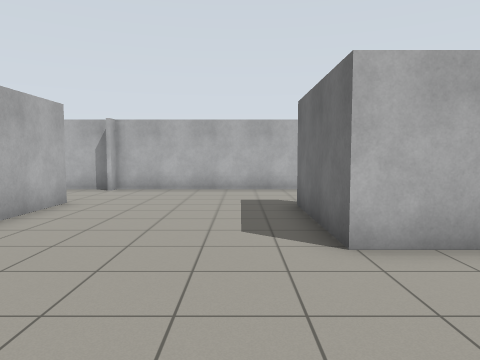
[1] (above)

12 first-person views from a walk through a world built for the Gazebo simulator. The camera is 1.2 m above the floor, tilts 4° down and sees 70° across. The floor is counted in squares, 1 m on a side. Each view is taken from the middle of a square. On the plan, view 1 faces up. The plan holds only what a view shows up to about 14 squares ahead; the rest is blank.

[2]
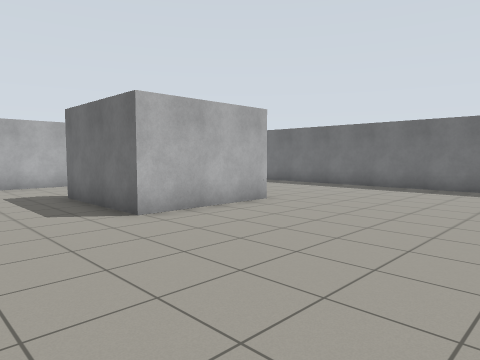

[3]
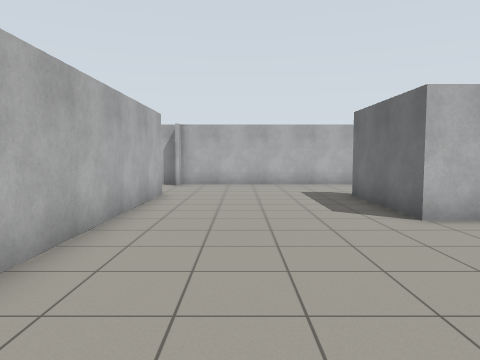

[4]
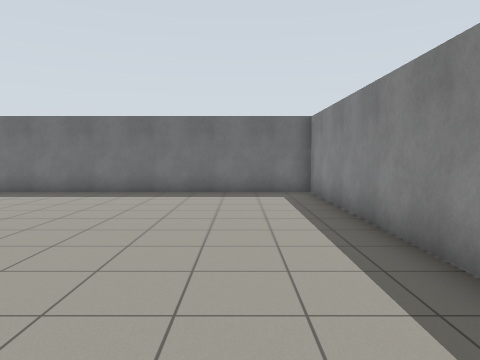

[5]
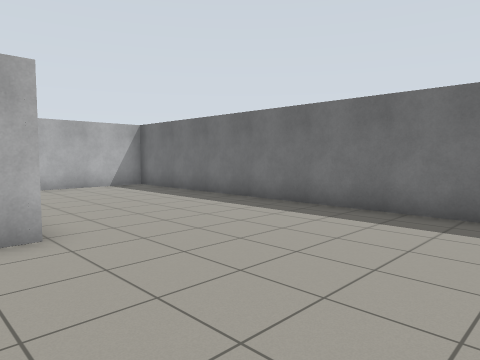

[6]
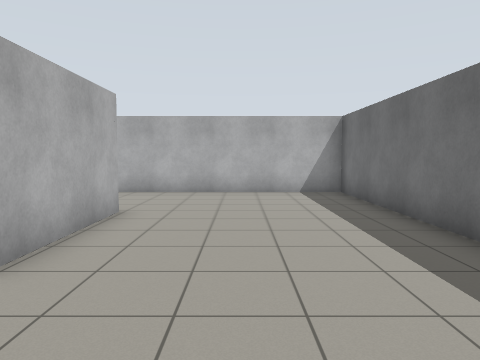

[7]
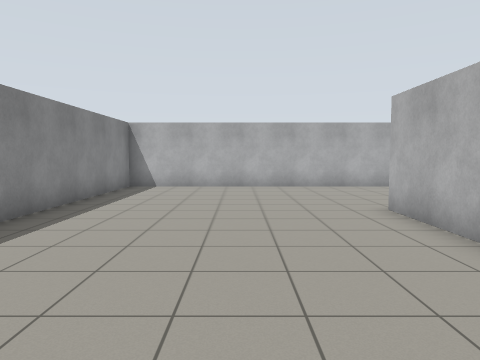

[8]
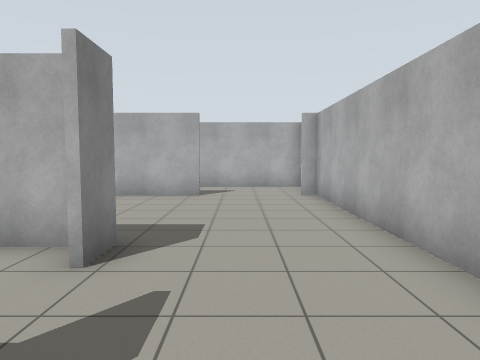

[9]
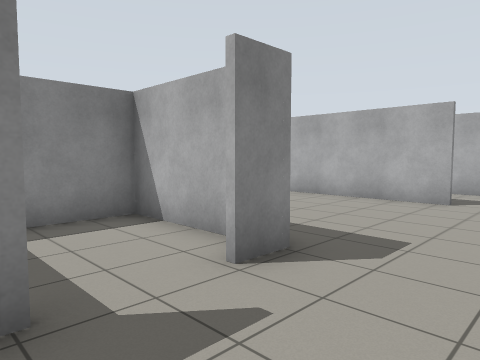

[10]
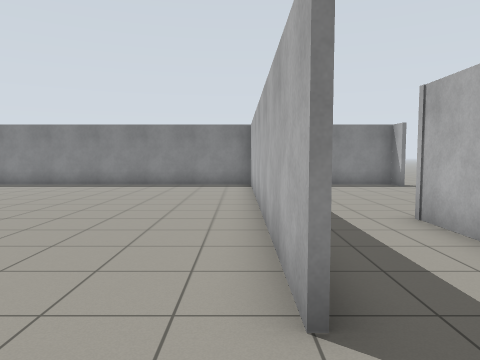

[11]
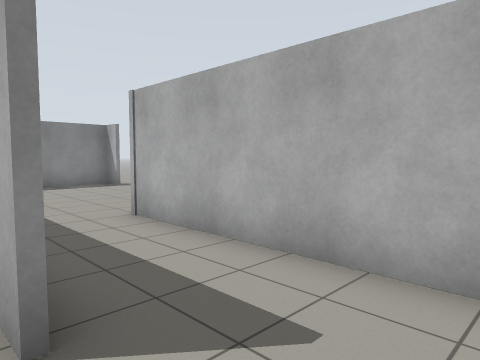

[12]
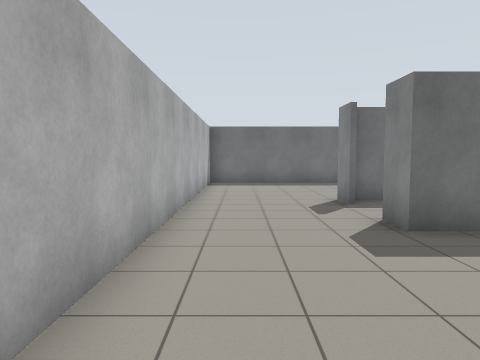

### Floor plan
Points are (right, up) in squares from view 1. A wall is a line through its corners. A room is listed if a view was taken in it or the views show most of it. See-through windows are left out.
Room 1 (views 1, 2, 3, 4, 5, 6, 7, 8, 9, 10, 11, 12)
walls: (5.5, 4.3) (1.4, 4.3) (1.4, 8.3) (2.5, 8.3); (5.2, 7) (5.2, 7.9); (1.5, 7.7) (1.5, 4.5) (3.6, 4.5); (4.4, 8.3) (5.4, 8.3) (5.4, 4.6); (-4.5, 8.9) (-4.5, -3.4) (11.4, -3.4) (11.4, 12.3) (-4.5, 12.3); (-4.8, 12.3) (-7.4, 12.3) (-7.4, 4.5)
ways out: opening at (-6.5, 4)

Positions as (right, up) in squares from view 1, and headings:
1: (0, 0), facing up
2: (-2, -2), facing up-right
3: (-2, -2), facing up
4: (0, -1), facing right
5: (4, -1), facing up-right
6: (8, 1), facing up
7: (9, 1), facing left
8: (6, 10), facing left
9: (5, 11), facing down-left
10: (-4, 11), facing down
11: (-4, 11), facing down-left
12: (-4, 11), facing right
